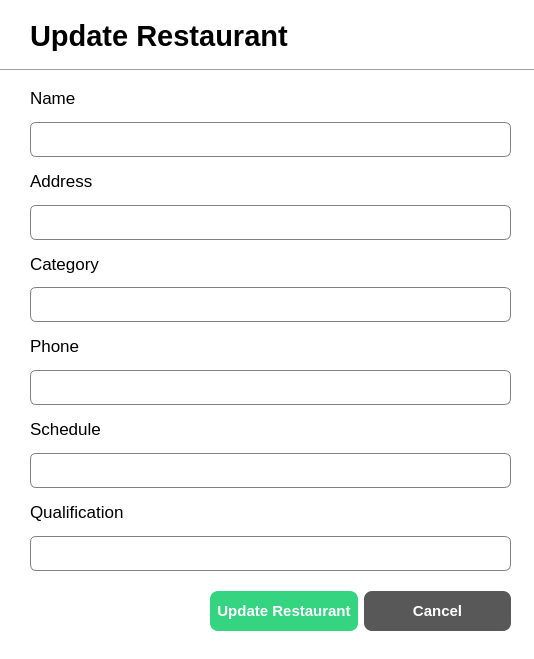
<?xml version="1.0" encoding="UTF-8"?>
<ui version="4.0">
 <class>UpdateRestaurantDialog</class>
 <widget class="QDialog" name="UpdateRestaurantDialog">
  <property name="geometry">
   <rect>
    <x>0</x>
    <y>0</y>
    <width>534</width>
    <height>659</height>
   </rect>
  </property>
  <property name="windowTitle">
   <string>Update restaurant Dialog</string>
  </property>
  <property name="styleSheet">
   <string notr="true">QDialog{
	background-color: white;
}

QLineEdit{
	border: 1px solid gray;
	border-radius: 6px;
	padding-left: 15px;
height: 35px;
}

</string>
  </property>
  <widget class="QLabel" name="label">
   <property name="geometry">
    <rect>
     <x>30</x>
     <y>20</y>
     <width>271</width>
     <height>31</height>
    </rect>
   </property>
   <property name="font">
    <font>
     <pointsize>22</pointsize>
     <bold>true</bold>
    </font>
   </property>
   <property name="text">
    <string>Update Restaurant</string>
   </property>
  </widget>
  <widget class="QWidget" name="layoutWidget">
   <property name="geometry">
    <rect>
     <x>30</x>
     <y>80</y>
     <width>481</width>
     <height>491</height>
    </rect>
   </property>
   <layout class="QVBoxLayout" name="verticalLayout_5">
    <item>
     <layout class="QVBoxLayout" name="verticalLayout">
      <item>
       <widget class="QLabel" name="label_2">
        <property name="font">
         <font>
          <pointsize>13</pointsize>
         </font>
        </property>
        <property name="text">
         <string>Name</string>
        </property>
       </widget>
      </item>
      <item>
       <widget class="QLineEdit" name="lineEdit_name">
        <property name="minimumSize">
         <size>
          <width>0</width>
          <height>35</height>
         </size>
        </property>
        <property name="maximumSize">
         <size>
          <width>16777215</width>
          <height>35</height>
         </size>
        </property>
       </widget>
      </item>
     </layout>
    </item>
    <item>
     <layout class="QVBoxLayout" name="verticalLayout_2">
      <item>
       <widget class="QLabel" name="label_3">
        <property name="font">
         <font>
          <pointsize>13</pointsize>
         </font>
        </property>
        <property name="text">
         <string>Address</string>
        </property>
       </widget>
      </item>
      <item>
       <widget class="QLineEdit" name="lineEdit_address_2">
        <property name="minimumSize">
         <size>
          <width>0</width>
          <height>35</height>
         </size>
        </property>
        <property name="maximumSize">
         <size>
          <width>16777215</width>
          <height>35</height>
         </size>
        </property>
       </widget>
      </item>
     </layout>
    </item>
    <item>
     <layout class="QVBoxLayout" name="verticalLayout_3">
      <item>
       <widget class="QLabel" name="label_4">
        <property name="font">
         <font>
          <pointsize>13</pointsize>
         </font>
        </property>
        <property name="text">
         <string>Category</string>
        </property>
       </widget>
      </item>
      <item>
       <widget class="QLineEdit" name="lineEdit_category">
        <property name="minimumSize">
         <size>
          <width>0</width>
          <height>35</height>
         </size>
        </property>
        <property name="maximumSize">
         <size>
          <width>16777215</width>
          <height>35</height>
         </size>
        </property>
       </widget>
      </item>
     </layout>
    </item>
    <item>
     <layout class="QVBoxLayout" name="verticalLayout_4">
      <item>
       <widget class="QLabel" name="label_5">
        <property name="font">
         <font>
          <pointsize>13</pointsize>
         </font>
        </property>
        <property name="text">
         <string>Phone</string>
        </property>
       </widget>
      </item>
      <item>
       <widget class="QLineEdit" name="lineEdit_phone">
        <property name="minimumSize">
         <size>
          <width>0</width>
          <height>35</height>
         </size>
        </property>
        <property name="maximumSize">
         <size>
          <width>16777215</width>
          <height>35</height>
         </size>
        </property>
       </widget>
      </item>
     </layout>
    </item>
    <item>
     <layout class="QVBoxLayout" name="verticalLayout_6">
      <item>
       <widget class="QLabel" name="label_6">
        <property name="font">
         <font>
          <pointsize>13</pointsize>
         </font>
        </property>
        <property name="text">
         <string>Schedule</string>
        </property>
       </widget>
      </item>
      <item>
       <widget class="QLineEdit" name="lineEdit_schedule">
        <property name="minimumSize">
         <size>
          <width>0</width>
          <height>35</height>
         </size>
        </property>
        <property name="maximumSize">
         <size>
          <width>16777215</width>
          <height>35</height>
         </size>
        </property>
       </widget>
      </item>
     </layout>
    </item>
    <item>
     <layout class="QVBoxLayout" name="verticalLayout_7">
      <item>
       <widget class="QLabel" name="label_7">
        <property name="font">
         <font>
          <pointsize>13</pointsize>
         </font>
        </property>
        <property name="text">
         <string>Qualification</string>
        </property>
       </widget>
      </item>
      <item>
       <widget class="QLineEdit" name="lineEdit_qualification">
        <property name="minimumSize">
         <size>
          <width>0</width>
          <height>35</height>
         </size>
        </property>
        <property name="maximumSize">
         <size>
          <width>16777215</width>
          <height>35</height>
         </size>
        </property>
       </widget>
      </item>
     </layout>
    </item>
   </layout>
  </widget>
  <widget class="QWidget" name="layoutWidget">
   <property name="geometry">
    <rect>
     <x>210</x>
     <y>590</y>
     <width>301</width>
     <height>42</height>
    </rect>
   </property>
   <layout class="QHBoxLayout" name="horizontalLayout">
    <item>
     <widget class="QPushButton" name="btn_updateRestaurant">
      <property name="minimumSize">
       <size>
        <width>0</width>
        <height>40</height>
       </size>
      </property>
      <property name="styleSheet">
       <string notr="true">QPushButton{
	background-color: #34D481;
	color: white;
	border: none;
	border-radius: 8px;
	font-weight: bold;
	font-size: 15px
}

QPushButton:hover {
    background-color: #28a766; 
    cursor: pointer;
}</string>
      </property>
      <property name="text">
       <string>Update Restaurant</string>
      </property>
     </widget>
    </item>
    <item>
     <widget class="QPushButton" name="btn_cancel">
      <property name="minimumSize">
       <size>
        <width>0</width>
        <height>40</height>
       </size>
      </property>
      <property name="styleSheet">
       <string notr="true">QPushButton{
	background-color: #585858;
	color: white;
	border: none;
	border-radius: 8px;
	font-weight: bold;
	font-size: 15px
}

QPushButton:hover {
    background-color: #7a7a7a;
    cursor: pointer; 
}</string>
      </property>
      <property name="text">
       <string>Cancel</string>
      </property>
     </widget>
    </item>
   </layout>
  </widget>
  <widget class="Line" name="line">
   <property name="geometry">
    <rect>
     <x>0</x>
     <y>60</y>
     <width>541</width>
     <height>20</height>
    </rect>
   </property>
   <property name="orientation">
    <enum>Qt::Horizontal</enum>
   </property>
  </widget>
 </widget>
 <resources/>
 <connections/>
</ui>
